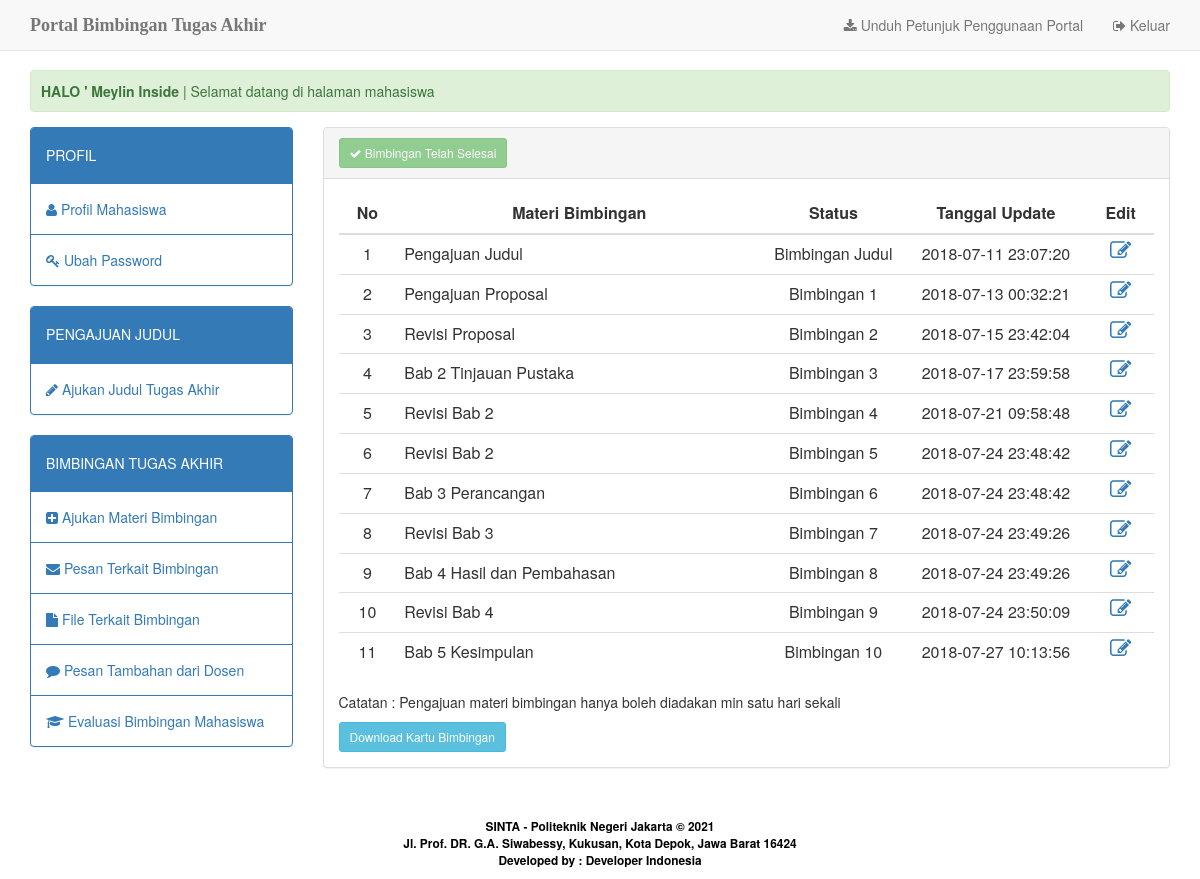
Page /home.php?apps=materi (signed in) on the committed database.
### tables this page shows
CREATE TABLE `mahasiswa` (
  `nim` int(11) NOT NULL,
  `nm_mhs` varchar(30) NOT NULL,
  `th_bimbingan` year(4) NOT NULL,
  `id_prodi` int(2) NOT NULL,
  `id_dosen` int(3) NOT NULL,
  `foto` varchar(30) NOT NULL DEFAULT 'default.jpg',
  `username` char(10) NOT NULL,
  `password` char(10) NOT NULL,
  `status_user` varchar(9) NOT NULL DEFAULT 'mahasiswa'
);

CREATE TABLE `subject` (
  `id_subject` int(10) NOT NULL,
  `subject` varchar(50) NOT NULL,
  `nim` int(10) NOT NULL,
  `status_bimbingan` varchar(20) NOT NULL,
  `tgl` datetime NOT NULL DEFAULT CURRENT_TIMESTAMP ON UPDATE CURRENT_TIMESTAMP
);

### apps/app_materi/view.php (the view, shortened to what this page needs)
<div class="panel panel-default">
	<div class="panel-heading">
		<?php if ($_SESSION['user_level']=='mahasiswa') {
			$stmt2 = $db_con->prepare("SELECT * FROM subject where nim ='$_SESSION[user_session]' order by id_subject");
			$stmt2->execute();
			$check=$stmt2->rowCount();
			if($check != 0 && $check <= 10)	{
			$stmt = $db_con->prepare("SELECT * FROM subject where nim ='$_SESSION[user_session]' order by id_subject desc limit 1");
			$stmt->execute();
			if($stmt->rowCount() > 0)	{ while($row=$stmt->fetch(PDO::FETCH_ASSOC)) {
			$today=date("Y-m-d H:i:s");
			$tgl= $row['tgl'];
			if ($tgl < $today) {?>
				<a href="?apps=materi&amp;act=add" class="btn btn-primary btn-sm"><i class="fa fa-plus-square"></i> Tambah Materi Bimbingan</a>
			<?php } else { ?><a href="?apps=materi&amp;act=add" disabled class="btn btn-primary btn-sm">Button dinonaktifkan hingga esok hari</a><?php }}}}
			elseif($check == 0) { ?>
			<a href="?apps=materi&amp;act=add" class="btn btn-primary btn-sm"><i class="fa fa-plus-square"></i> Tambah Materi Bimbingan</a>
			<span class="pull-right">
			<h4>Materi Bimbingan</h4> <?php }
			elseif($check >= 11) { ?>
			<a disabled class="btn btn-success btn-sm"><span class="fa fa-check"></span> Bimbingan Telah Selesai</a>
			<?php }
			} else { ?>
			<span>
			<h4>Data Materi </h4>
			</span>
		<?php } ?>
  </div>
  <div class="panel-body">
		<table width="20%" class="table table-hover" id="tbl_users">
			<thead>
	    		<tr>
	    			<th width="2%" style="width: 2%"><div align="center">No</div></th>
	    			<th width="20%" style="width: 20%"><div align="center">Materi Bimbingan </div></th>
					<th width="5%" style="width: 5%"><div align="center">Status </div></th>
					<th width="10%" style="width: 10%"><div align="center">Tanggal Update </div></th>
					<th width="2%" style="width: 2%"><div align="center">Edit</div></th>
	    		</tr>
	    	</thead>
	    	<tbody>
	    		<?php
					$stmt = $db_con->prepare("SELECT * FROM subject where nim='$_SESSION[user_session]' ORDER BY id_subject ASC");
					$stmt->execute();
					$no=1;
					while($row=$stmt->fetch(PDO::FETCH_ASSOC)) {
				?>
					<tr>
						<td><div align="center"><?php echo $no; ?></div>					    </td>
						<td><?php echo $row['subject']; ?></td>
						<td><div align="center"><?php echo $row['status_bimbingan']; ?></div></td>
						<td><div align="center"><?php echo $row['tgl']; ?></div></td>
					    <td align="center">
							<a class="edit-link" href="?apps=materi&act=edit&id=<?php echo $row['id_subject']; ?>" title="Edit">
							   <i class="fa fa-pencil-square-o fa-lg" aria-hidden="true"></i></a>
					</tr>
				<?php
					$no++;
				 	}
				?>
	    	</tbody>
		</table>
	    <p>Catatan : Pengajuan materi bimbingan hanya boleh diadakan min satu hari sekali</p>
	    <?php
	    if ($no < 8){?>
	    	<a class="btn btn-info btn-warning"> Kartu bimbingan dapat diunduh minimal saat status terakhir adalah "Bimbingan 7" </a><?php }
	    else {?>
	    	<a href="apps/app_laporan/kartubimbingan.php" target="_blank" class="btn btn-info btn-sm"> Download Kartu Bimbingan</a>
	    <?php }
	    ?>
	</div>
</div>

### home.php (shortened to what this page needs)
<?php
	include_once 'dbconfig.php';
	$stmt = $db_con->prepare("SELECT * FROM dosen WHERE id_dosen=:uid");
	$stmt->execute(array(":uid"=>$_SESSION['user_session']));
	$row=$stmt->fetch(PDO::FETCH_ASSOC);
	$stmt2 = $db_con->prepare("SELECT * FROM mahasiswa WHERE nim=:uid");
	$stmt2->execute(array(":uid"=>$_SESSION['user_session']));
	$row2=$stmt2->fetch(PDO::FETCH_ASSOC);
	$stmt3 = $db_con->prepare("SELECT * FROM admin_prodi WHERE id_admin=:uid");
	$stmt3->execute(array(":uid"=>$_SESSION['user_session']));
	$row3=$stmt3->fetch(PDO::FETCH_ASSOC);
	$stmt4 = $db_con->prepare("SELECT * FROM kaprodi WHERE id_kaprodi=:uid");
	$stmt4->execute(array(":uid"=>$_SESSION['user_session']));
	$row4=$stmt4->fetch(PDO::FETCH_ASSOC);
?>
<!DOCTYPE html>
<html lang="en">
<head>
	<link href="assets/css/bootstrap.min.css" rel="stylesheet">
	<link href="assets/css/style.css" rel="stylesheet">
	<link href="assets/css/font-awesome.css" rel="stylesheet">
	<link href="assets/css/datatables.min.css" rel="stylesheet">
</head>
<body>
	<nav class="navbar navbar-default navbar-fixed-top">
		<div class="container">
			<div class="navbar-header">
				<a class="navbar-brand" href="./"><b>Portal Bimbingan Tugas Akhir</b><span class="style4"></span></a>
			</div>
			<div id="navbar" class="navbar-collapse collapse">
				<ul class="nav navbar-nav navbar-right">
					<?php if ($_SESSION['user_level']=='mahasiswa') {
			        echo "<li><a download href=petunjuk/mahasiswa.pdf><span class=\"fa fa-download\"></span> Unduh Petunjuk Penggunaan Portal</a></li>";
			        }
					elseif ($_SESSION['user_level']=='dosen') {
			        echo "<li><a download href=petunjuk/dosen.pdf><span class=\"fa fa-download\"></span> Unduh Petunjuk Penggunaan Portal</a></li>";
			        }
					elseif ($_SESSION['user_level']=='kaprodi') {
			        echo "<li><a download href=petunjuk/kaprodi.pdf><span class=\"fa fa-download\"></span> Unduh Petunjuk Penggunaan Portal</a></li>";
			        }
					 ?>
					<li><a href="logout.php"><span class="fa fa-sign-out"></span> Keluar</a></li>
				</ul>
			</div>
		</div>
	</nav>
	<div class="body-container">
		<div class="container">
			<div class='alert alert-success'>
				<marquee>
					<strong>HALO ' <?php
					if ($_SESSION['user_level']=='dosen') {echo $row['nm_dosen'];}
					elseif ($_SESSION['user_level']=='mahasiswa') {echo $row2['nm_mhs'];}
					elseif ($_SESSION['user_level']=='admin') {echo $row3['nm_admin'];}
					elseif ($_SESSION['user_level']=='kaprodi') {echo $row4['nm_kaprodi'];}
				?></strong> | Selamat datang di halaman <?php
					if ($_SESSION['user_level']=='dosen') {echo "dosen pembimbing tugas akhir";}
					elseif ($_SESSION['user_level']=='mahasiswa') {echo "mahasiswa";}
					elseif ($_SESSION['user_level']=='admin') {echo "administrator";}
					elseif ($_SESSION['user_level']=='kaprodi') {echo "kepala prodi";}
				?>
				</marquee>
			</div>
			<div class="row">
				<div class="col-md-3">
					<?php include 'apps/menu.php'; ?>
				</div>
				<div class="col-md-9">
					<?php include 'apps/content.php'; ?>
				</div>
			</div>
		</div>
		<center>
			<p>&nbsp;</p>
			<p><small style="color: #fff"><span class="style3" style="font-weight: bold;">SINTA - Politeknik Negeri
						Jakarta &copy; <?php echo date('Y');?></span><br>
					<strong><span class="style3"><span class="style3">Jl. Prof. DR. G.A. Siwabessy, Kukusan, Kota Depok,
								Jawa Barat 16424<br>
								Developed by : Developer Indonesia
							</span></strong></small> </p>
		</center>
	</div>
</body>
</html>

### assets/css/style.css (style rules this page uses)
body { background:#f1f9f9; }
.body-container { margin-top:70px; }
.navbar-brand { font-family:"Lucida Handwriting"; }

### home.php (style rules this page uses)
.style3 { color: #000000 }

### rows in the picture
mahasiswa: nm_mhs "Meylin Inside"
subject: subject "Pengajuan Judul", status_bimbingan "Bimbingan Judul", tgl "2018-07-11 23:07:20"
subject: subject "Pengajuan Proposal", status_bimbingan "Bimbingan 1", tgl "2018-07-13 00:32:21"
subject: subject "Revisi Proposal", status_bimbingan "Bimbingan 2", tgl "2018-07-15 23:42:04"
subject: subject "Bab 2 Tinjauan Pustaka", status_bimbingan "Bimbingan 3", tgl "2018-07-17 23:59:58"
subject: subject "Revisi Bab 2", status_bimbingan "Bimbingan 4", tgl "2018-07-21 09:58:48"
subject: subject "Revisi Bab 2", status_bimbingan "Bimbingan 5", tgl "2018-07-24 23:48:42"
subject: subject "Bab 3 Perancangan", status_bimbingan "Bimbingan 6", tgl "2018-07-24 23:48:42"
subject: subject "Revisi Bab 3", status_bimbingan "Bimbingan 7", tgl "2018-07-24 23:49:26"
subject: subject "Bab 4 Hasil dan Pembahasan", status_bimbingan "Bimbingan 8", tgl "2018-07-24 23:49:26"
subject: subject "Revisi Bab 4", status_bimbingan "Bimbingan 9", tgl "2018-07-24 23:50:09"
subject: subject "Bab 5 Kesimpulan", status_bimbingan "Bimbingan 10", tgl "2018-07-27 10:13:56"
